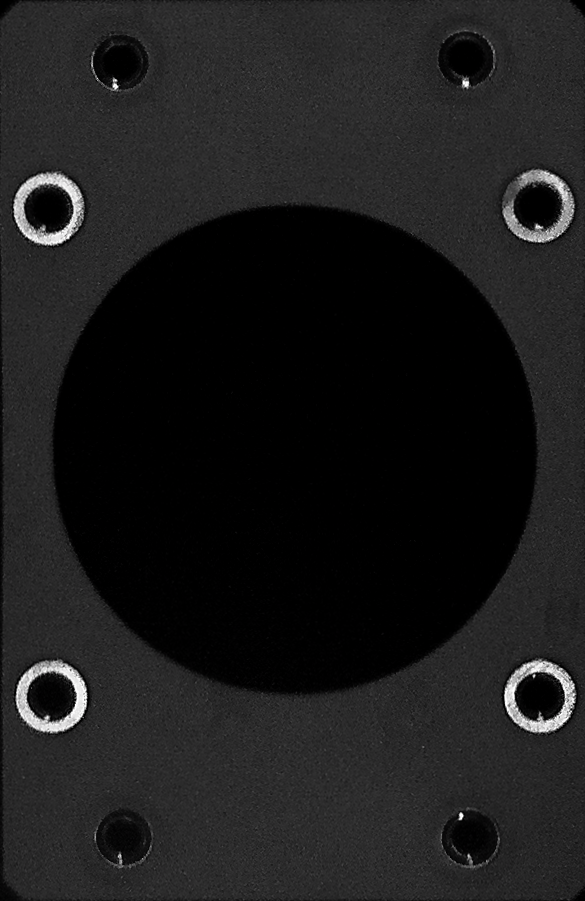
#> input picture 20260407/マスター画像/平面サンプル_マスター.png, 585 x 901 px
$ python measure_part_position.py
#> lines starting #> are read from the running program, lines starting #| are printed output that depends on the picture; after the words box and inside, x2 and y2 are one past the last pixel; in counts of white or black regions, pixels touching at a corner belong together
"""部品の位置を前景検出で測定"""
import cv2
import numpy as np

for label, path in [
    ("Master", "20260407/マスター画像/平面サンプル_マスター.png"),
    ("Normal", "20260407/正常/平面サンプル正常確定.bmp"),
    ("Abnormal", "20260407/異常/平面サンプル異常確定.bmp"),
]:
    img = cv2.imread(path)
#> img is the input picture: shape (901, 585, 3); mean B, G, R 28.1, 27.9, 28.1
    if img is None:
        print(f"{label}: NOT FOUND")
        continue
    h, w = img.shape[:2]
#> h = 901; w = 585
    gray = cv2.cvtColor(img, cv2.COLOR_BGR2GRAY)
    _, binary = cv2.threshold(gray, 30, 255, cv2.THRESH_BINARY)
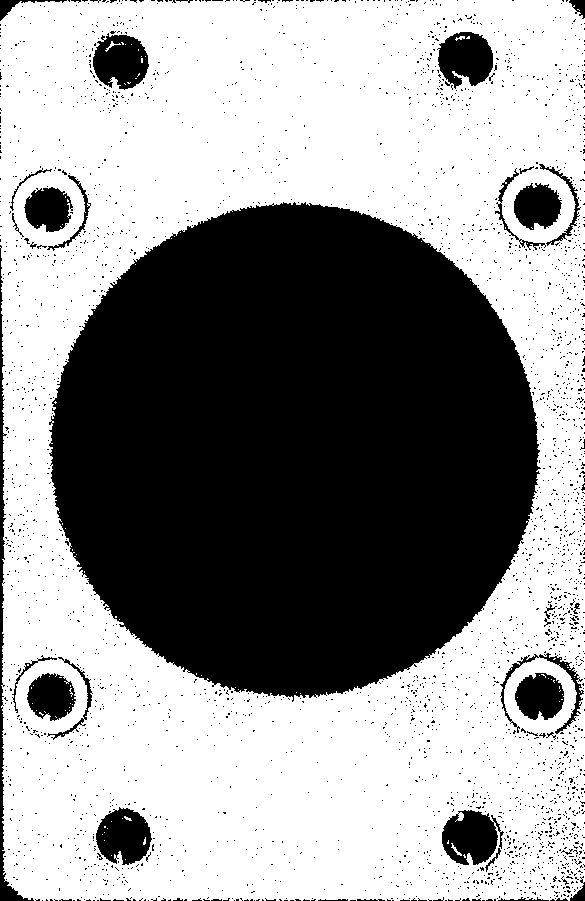
#> binary: shape (901, 585); 58.8% white; 3001 black regions (2966 under 20 px)
    contours, _ = cv2.findContours(binary, cv2.RETR_EXTERNAL, cv2.CHAIN_APPROX_SIMPLE)
#> contours = 3 contours, 2 with area under 20; largest, box (x1, y1, x2, y2) and area: (0, 0, 585, 901) 521441
    if contours:
        main_c = max(contours, key=cv2.contourArea)
#> main_c = contour of 1827 points, box (x1, y1, x2, y2) (0, 0, 585, 901), area 521441
        x, y, cw, ch = cv2.boundingRect(main_c)
#> x = 0; y = 0; cw = 585; ch = 901
        print(f"{label}: size={w}x{h}, part_bbox=({x},{y},{cw},{ch}), part_bottom={y+ch}, center=({x+cw//2},{y+ch//2})")
#| Master: size=585x901, part_bbox=(0,0,585,901), part_bottom=901, center=(292,450)
    else:
        print(f"{label}: size={w}x{h}, no contours found")
